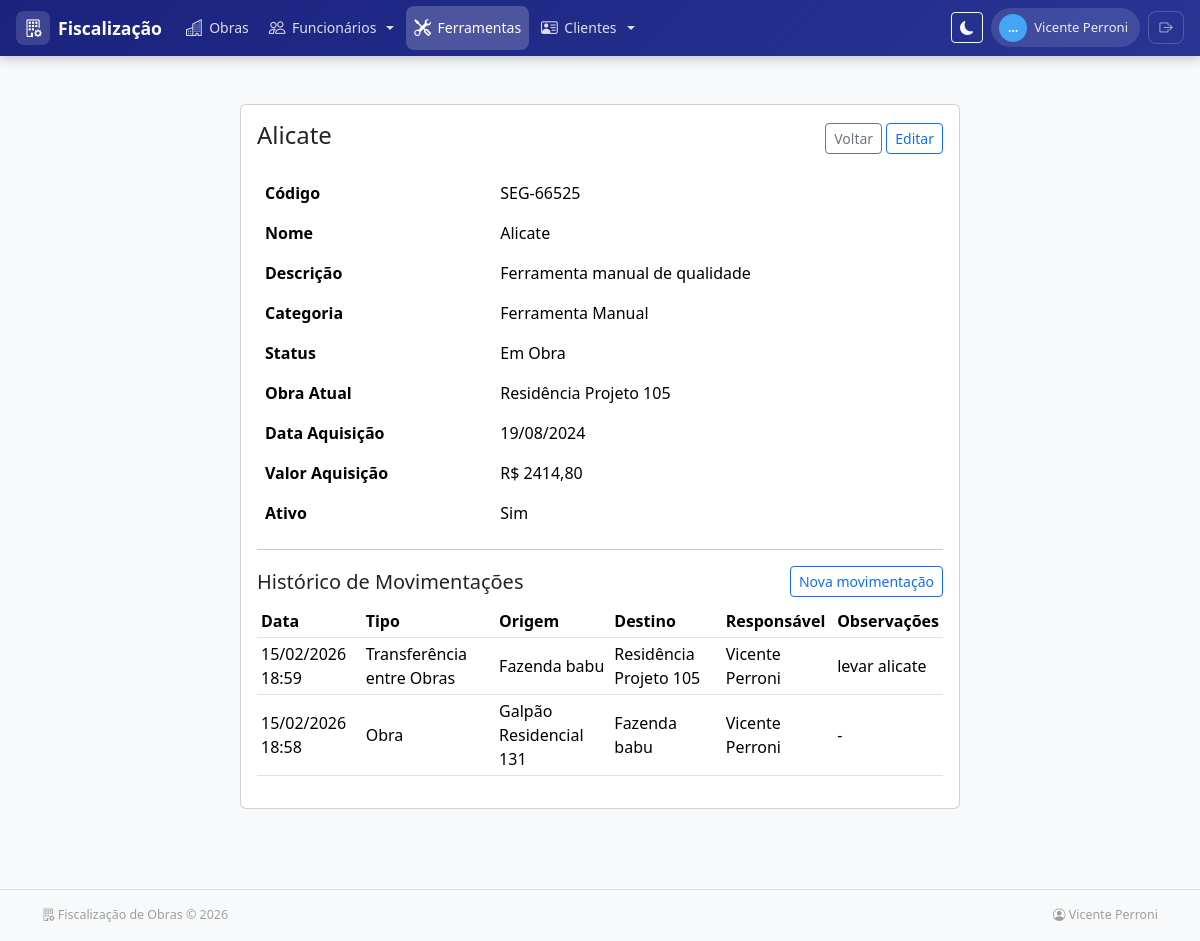
The app's page /ferramentas/174/ (signed in) with its own data.
### apps/ferramentas/models.py (models this page shows, shortened)
class Ferramenta(models.Model):
    codigo = models.CharField(
        max_length=50,
        unique=True,
        verbose_name="Código"
    )
    nome = models.CharField(max_length=200, verbose_name="Nome")
    descricao = models.TextField(
        blank=True,
        null=True,
        verbose_name="Descrição"
    )
    CATEGORIA_CHOICES = [
        ('manual', 'Ferramenta Manual'),
        ('eletrica', 'Ferramenta Elétrica'),
        ('medicao', 'Instrumento de Medição'),
        ('seguranca', 'EPI/Segurança'),
        ('outros', 'Outros'),
    ]
    categoria = models.CharField(
        max_length=20,
        choices=CATEGORIA_CHOICES,
        verbose_name="Categoria"
    )
    STATUS_CHOICES = [
        ('deposito', 'No Depósito'),
        ('em_obra', 'Em Obra'),
        ('manutencao', 'Em Manutenção'),
        ('perdida', 'Perdida'),
        ('descartada', 'Descartada'),
    ]
    status = models.CharField(
        max_length=20,
        choices=STATUS_CHOICES,
        default='deposito',
        verbose_name="Status"
    )
    obra_atual = models.ForeignKey(
        Obra,
        on_delete=models.SET_NULL,
        null=True,
        blank=True,
        related_name='ferramentas_alocadas',
        verbose_name="Obra Atual"
    )
    data_aquisicao = models.DateField(
        blank=True,
        null=True,
        verbose_name="Data de Aquisição"
    )
    valor_aquisicao = models.DecimalField(
        max_digits=10,
        decimal_places=2,
        blank=True,
        null=True,
        verbose_name="Valor de Aquisição (R$)"
    )
    foto = models.ImageField(
        upload_to='ferramentas/fotos/',
        blank=True,
        null=True,
        verbose_name="Foto"
    )
    ativo = models.BooleanField(default=True, verbose_name="Ativo")
    created_at = models.DateTimeField(auto_now_add=True, verbose_name="Criado em")
    updated_at = models.DateTimeField(auto_now=True, verbose_name="Atualizado em")
    class Meta:
        verbose_name = "Ferramenta"
        verbose_name_plural = "Ferramentas"
        ordering = ['nome']

class MovimentacaoFerramenta(models.Model):
    ferramenta = models.ForeignKey(
        Ferramenta,
        on_delete=models.CASCADE,
        related_name='movimentacoes',
        verbose_name="Ferramenta"
    )
    data_movimentacao = models.DateTimeField(
        auto_now_add=True,
        verbose_name="Data da Movimentação"
    )
    TIPO_CHOICES = [
        ('entrada_deposito', 'Depósito'),
        ('saida_obra', 'Obra'),
        ('transferencia', 'Transferência entre Obras'),
        ('retorno_deposito', 'Retorno ao Depósito'),
        ('manutencao', 'Manutenção'),
        ('perda', 'Perda/Extravio'),
        ('descarte', 'Descarte'),
    ]
    tipo = models.CharField(
        max_length=20,
        choices=TIPO_CHOICES,
        verbose_name="Tipo de Movimentação"
    )
    origem = models.CharField(
        max_length=200,
        blank=True,
        null=True,
        verbose_name="Origem"
    )
    obra_origem = models.ForeignKey(
        Obra,
        on_delete=models.SET_NULL,
        null=True,
        blank=True,
        related_name='movimentacoes_saida',
        verbose_name="Obra Origem"
    )
    destino = models.CharField(
        max_length=200,
        blank=True,
        null=True,
        verbose_name="Destino"
    )
    obra_destino = models.ForeignKey(
        Obra,
        on_delete=models.SET_NULL,
        null=True,
        blank=True,
        related_name='movimentacoes_entrada',
        verbose_name="Obra Destino"
    )
    responsavel = models.ForeignKey(
        User,
        on_delete=models.PROTECT,
        related_name='movimentacoes_ferramenta',
        verbose_name="Responsável"
    )
    observacoes = models.TextField(
        blank=True,
        null=True,
        verbose_name="Observações"
    )
    class Meta:
        verbose_name = "Movimentação de Ferramenta"
        verbose_name_plural = "Movimentações de Ferramentas"
        ordering = ['-data_movimentacao']

### apps/obras/models.py (models this page shows, shortened)
class SoftDeleteModel(models.Model):
    deleted_at = models.DateTimeField(null=True, blank=True, db_index=True)
    objects = ActiveManager()
    all_objects = AllObjectsManager()
    class Meta:
        abstract = True

class Obra(SoftDeleteModel):
    nome = models.CharField(max_length=200, verbose_name="Nome da Obra")
    endereco = models.TextField(verbose_name="Endereço")
    cliente = models.ForeignKey(
        'clientes.Cliente',
        on_delete=models.SET_NULL,
        null=True,
        blank=True,
        verbose_name="Cliente"
    )
    data_inicio = models.DateField(verbose_name="Data de Início")
    data_previsao_termino = models.DateField(
        verbose_name="Previsão de Término",
        null=True,
        blank=True
    )
    STATUS_CHOICES = [
        ('planejamento', 'Planejamento'),
        ('em_andamento', 'Em Andamento'),
        ('pausada', 'Pausada'),
        ('concluida', 'Concluída'),
        ('cancelada', 'Cancelada'),
    ]
    status = models.CharField(
        max_length=20,
        choices=STATUS_CHOICES,
        default='planejamento',
        verbose_name="Status"
    )
    percentual_concluido = models.DecimalField(
        max_digits=5,
        decimal_places=2,
        default=Decimal('0.00'),
        validators=[MinValueValidator(0), MaxValueValidator(100)],
        verbose_name="Percentual Concluído (%)"
    )
    ativo = models.BooleanField(default=True, verbose_name="Ativo")
    created_at = models.DateTimeField(auto_now_add=True, verbose_name="Criado em")
    updated_at = models.DateTimeField(auto_now=True, verbose_name="Atualizado em")
    class Meta:
        verbose_name = "Obra"
        verbose_name_plural = "Obras"
        ordering = ['-created_at']

### apps/ferramentas/views.py (the view)
# urls.py: path('<int:pk>/', views.ferramenta_detail, name='ferramenta_detail'),
@login_required
def ferramenta_detail(request, pk):
    ferramenta = get_object_or_404(Ferramenta, pk=pk)
    movimentacoes_qs = ferramenta.movimentacoes.select_related('responsavel', 'obra_origem', 'obra_destino').all()
    from django.core.paginator import Paginator, EmptyPage, PageNotAnInteger
    paginator = Paginator(movimentacoes_qs, 10)
    page = request.GET.get('page')
    try:
        movimentacoes = paginator.page(page)
    except PageNotAnInteger:
        movimentacoes = paginator.page(1)
    except EmptyPage:
        movimentacoes = paginator.page(paginator.num_pages)
    context = {
        'ferramenta': ferramenta,
        'movimentacoes': movimentacoes,
        'title': ferramenta.nome
    }
    return render(request, 'ferramentas/ferramenta_detail.html', context)

### apps/obras/context_processors.py (called while the page is built)
def recent_obras(request):
    try:
        obras = list(Obra.objects.filter(ativo=True).order_by('-created_at')[:6])
    except Exception:
        obras = []
    return {'recent_obras': obras}

### apps/obras/models.py (called while the page is built)
    def alive(self):
        return self.filter(deleted_at__isnull=True)

    def get_queryset(self):
        return super().get_queryset().alive()

### templates/ferramentas/ferramenta_detail.html (shortened to what this page needs)
{% extends 'base.html' %}
{% block content %}
<div class="container py-4">
  <div class="row">
    <div class="col-md-8 offset-md-2">
      <div class="card">
        <div class="card-body">
          <div class="d-flex justify-content-between align-items-center mb-3">
            <h4 class="card-title">{{ ferramenta.nome }}</h4>
            <div>
              <a href="{% url 'ferramentas:ferramenta_list' %}" class="btn btn-sm btn-outline-secondary">Voltar</a>
              <a href="{% url 'ferramentas:ferramenta_update' ferramenta.pk %}" class="btn btn-sm btn-outline-primary">Editar</a>
            </div>
          </div>
          <table class="table table-borderless">
            <tbody>
              <tr>
                <th scope="row">Código</th>
                <td>{{ ferramenta.codigo }}</td>
              </tr>
              <tr>
                <th scope="row">Nome</th>
                <td>{{ ferramenta.nome }}</td>
              </tr>
              <tr>
                <th scope="row">Descrição</th>
                <td>{{ ferramenta.descricao|default:'-' }}</td>
              </tr>
              <tr>
                <th scope="row">Categoria</th>
                <td>{{ ferramenta.get_categoria_display }}</td>
              </tr>
              <tr>
                <th scope="row">Status</th>
                <td>{{ ferramenta.get_status_display }}</td>
              </tr>
              <tr>
                <th scope="row">Obra Atual</th>
                <td>{% if ferramenta.obra_atual %}{{ ferramenta.obra_atual.nome }}{% else %}-{% endif %}</td>
              </tr>
              <tr>
                <th scope="row">Data Aquisição</th>
                <td>{{ ferramenta.data_aquisicao|date:'d/m/Y'|default:'-' }}</td>
              </tr>
              <tr>
                <th scope="row">Valor Aquisição</th>
                <td>{% if ferramenta.valor_aquisicao %}R$ {{ ferramenta.valor_aquisicao }}{% else %}-{% endif %}</td>
              </tr>
              <tr>
                <th scope="row">Ativo</th>
                <td>{% if ferramenta.ativo %}Sim{% else %}Não{% endif %}</td>
              </tr>
            </tbody>
          </table>
          <hr>
          <div class="d-flex justify-content-between align-items-center mb-2">
            <h5 class="mb-0">Histórico de Movimentações</h5>
            <a href="{% url 'ferramentas:movimentacao_create' %}?f={{ ferramenta.pk }}" class="btn btn-sm btn-outline-primary">Nova movimentação</a>
          </div>
          {% if movimentacoes %}
          <div class="table-responsive">
            <table class="table table-sm align-middle">
              <thead>
                <tr>
                  <th>Data</th>
                  <th>Tipo</th>
                  <th>Origem</th>
                  <th>Destino</th>
                  <th>Responsável</th>
                  <th>Observações</th>
                </tr>
              </thead>
              <tbody>
                {% for mov in movimentacoes %}
                <tr>
                  <td>{{ mov.data_movimentacao|date:'d/m/Y H:i' }}</td>
                  <td>{{ mov.get_tipo_display }}</td>
                  <td>{{ mov.origem|default:'-' }}</td>
                  <td>{{ mov.destino|default:'-' }}</td>
                  <td>{{ mov.responsavel.get_full_name|default:mov.responsavel.username }}</td>
                  <td>{{ mov.observacoes|default:'-' }}</td>
                </tr>
                {% endfor %}
              </tbody>
            </table>
          </div>
          {% else %}
          <div class="alert alert-light border mb-0">Nenhuma movimentação registrada para esta ferramenta.</div>
          {% endif %}
        </div>
      </div>
    </div>
  </div>
</div>
{% endblock %}

### templates/base.html (shortened to what this page needs)
<!doctype html>
<html lang="pt-br">
  <head>
    <link href="https://cdn.jsdelivr.net/npm/bootstrap@5.3.2/dist/css/bootstrap.min.css" rel="stylesheet">
    <link rel="stylesheet" href="https://cdn.jsdelivr.net/npm/bootstrap-icons@1.11.3/font/bootstrap-icons.min.css">
  </head>
  <body class="bg-light" {% if user.is_authenticated %}data-server-theme="{{ request.user.profile.theme_preference }}" data-server-variant="{{ request.user.profile.theme_variant }}"{% endif %}>
    {% url 'login' as login_url %}
    <nav class="main-navbar navbar navbar-expand-lg d-none d-lg-flex">
      <div class="container-fluid px-3">
        <a class="navbar-brand-custom me-3" href="{% if user.is_authenticated %}{% url 'home' %}{% else %}/{% endif %}">
          <span class="brand-icon"><i class="bi bi-building-gear"></i></span>
          <span>Fiscalização</span>
        </a>
        {% if user.is_authenticated %}
        <ul class="navbar-nav me-auto gap-1">
          {% if nav_perms.obras %}
          <li class="nav-item">
            <a class="nav-link" href="{% url 'obras:obra_list' %}">
              <i class="bi bi-buildings"></i> Obras
            </a>
          </li>
          {% endif %}
          {% if nav_perms.funcionarios %}
          <li class="nav-item dropdown">
            <a class="nav-link dropdown-toggle" href="#" role="button" data-bs-toggle="dropdown" aria-expanded="false">
              <i class="bi bi-people"></i> Funcionários
            </a>
          </li>
          {% endif %}
          {% if nav_perms.ferramentas %}
          <li class="nav-item">
            <a class="nav-link" href="/ferramentas/">
              <i class="bi bi-tools"></i> Ferramentas
            </a>
          </li>
          {% endif %}
          {% if nav_perms.clientes %}
          <li class="nav-item dropdown">
            <a class="nav-link dropdown-toggle" href="#" role="button" data-bs-toggle="dropdown" aria-expanded="false">
              <i class="bi bi-person-vcard"></i> Clientes
            </a>
          </li>
          {% endif %}
        </ul>
        <div class="d-flex align-items-center gap-2">
          <button id="themeToggle" type="button" class="btn btn-sm btn-outline-light" title="Alternar tema (claro/escuro)">
            <i id="themeToggleIcon" class="bi bi-moon-fill"></i>
          </button>
          <div class="user-pill">
            <span class="user-avatar">{{ user.first_name|default:user.username|truncatechars:1|upper }}</span>
            {{ user.get_full_name|default:user.username }}
          </div>
          <form method="post" action="{% url 'logout' %}" class="d-inline">
            <button type="submit" class="btn-logout" title="Sair">
              <i class="bi bi-box-arrow-right"></i>
            </button>
          </form>
        </div>
        {% endif %}
      </div>
    </nav>
    <main class="container my-4">
      {% block content %}{% endblock %}
    </main>
    <footer class="main-footer">
      <div class="container d-flex flex-wrap justify-content-between align-items-center">
        <span><i class="bi bi-building-gear"></i> Fiscalização de Obras &copy; {% now "Y" %}</span>
        {% if user.is_authenticated %}
        <span><i class="bi bi-person-circle"></i> {{ user.get_full_name|default:user.username }}</span>
        {% endif %}
      </div>
    </footer>
  </body>
</html>

### templates/base.html (style rules this page uses)
:root { --nav-gradient-start: #1a237e; --nav-gradient-end: #283593; --nav-hover: rgba(255,255,255,.12); --nav-active: rgba(255,255,255,.2); --accent: #42a5f5; }
.main-navbar { background: linear-gradient(135deg, var(--nav-gradient-start), var(--nav-gradient-end)); box-shadow: 0 2px 12px rgba(0,0,0,.25); padding: .35rem 0; }
.main-navbar .nav-link { color: rgba(255,255,255,.85); padding: .6rem .9rem; border-radius: .5rem; font-size: .875rem; font-weight: 500; transition: all .2s; display: flex; align-items: center; gap: .4rem; }
.main-navbar .nav-link.active, .main-navbar .nav-link-active { color: #fff; background: var(--nav-active); }
.main-navbar .nav-link .bi { font-size: 1.05rem; }
.navbar-brand-custom { color: #fff !important; font-weight: 700; font-size: 1.1rem; display: flex; align-items: center; gap: .5rem; text-decoration: none; padding: .3rem 0; }
.navbar-brand-custom .brand-icon { background: rgba(255,255,255,.15); border-radius: .5rem; width: 34px; height: 34px; display: flex; align-items: center; justify-content: center; font-size: 1.1rem; }
.user-pill { background: rgba(255,255,255,.12); border-radius: 2rem; padding: .35rem .75rem .35rem .5rem; display: flex; align-items: center; gap: .45rem; color: rgba(255,255,255,.9); font-size: .82rem; font-weight: 500; white-space: nowrap; }
.user-avatar { width: 28px; height: 28px; border-radius: 50%; background: var(--accent); display: flex; align-items: center; justify-content: center; font-weight: 700; font-size: .75rem; color: #fff; }
.btn-logout { color: rgba(255,255,255,.7); border: 1px solid rgba(255,255,255,.2); border-radius: .5rem; padding: .35rem .65rem; font-size: .82rem; text-decoration: none; background: transparent; transition: all .2s; display: flex; align-items: center; gap: .3rem; }
.main-footer { border-top: 1px solid #dee2e6; padding: 1rem 0; margin-top: 2rem; font-size: .78rem; color: #9e9e9e; }
body { min-height: 100vh; display: flex; flex-direction: column; }
main { flex: 1; }

### records on screen
Ferramenta: nome "Alicate", codigo "SEG-66525", descricao "Ferramenta manual de qualidade", categoria "Ferramenta Manual", status "Em Obra", obra_atual.nome "Residência Projeto 105", data_aquisicao "19/08/2024", valor_aquisicao "2414,80"
MovimentacaoFerramenta: data_movimentacao "15/02/2026 18:59", tipo "Transferência entre Obras", origem "Fazenda babu", destino "Residência Projeto 105", responsavel.get_full_name "Vicente Perroni", observacoes "levar alicate"
MovimentacaoFerramenta: data_movimentacao "15/02/2026 18:58", tipo "Obra", origem "Galpão Residencial 131", destino "Fazenda babu", responsavel.get_full_name "Vicente Perroni", observacoes "-"

### other values on screen
{{ user.first_name|default:user.username|truncatechars:1|upper }} "…"
{{ user.get_full_name|default:user.username }} "Vicente Perroni"
